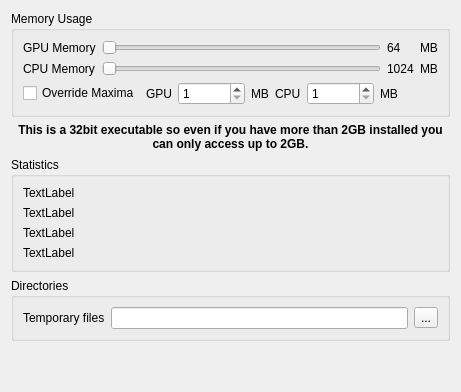
     <widget class="QWidget" name="tabMem">
      <attribute name="title">
       <string>Memory</string>
      </attribute>
      <layout class="QVBoxLayout" name="verticalLayout_2">
       <item>
        <widget class="QGroupBox" name="groupBoxMemUsage">
         <property name="title">
          <string>Memory Usage</string>
         </property>
         <layout class="QVBoxLayout" name="verticalLayout_11">
          <item>
           <widget class="QFrame" name="frame_11">
            <property name="frameShape">
             <enum>QFrame::NoFrame</enum>
            </property>
            <property name="frameShadow">
             <enum>QFrame::Raised</enum>
            </property>
            <property name="lineWidth">
             <number>0</number>
            </property>
            <layout class="QGridLayout" name="gridLayout_9">
             <property name="margin">
              <number>0</number>
             </property>
             <item row="0" column="0">
              <widget class="QLabel" name="label">
               <property name="sizePolicy">
                <sizepolicy hsizetype="Preferred" vsizetype="Preferred">
                 <horstretch>0</horstretch>
                 <verstretch>0</verstretch>
                </sizepolicy>
               </property>
               <property name="text">
                <string>GPU Memory</string>
               </property>
              </widget>
             </item>
             <item row="1" column="0">
              <widget class="QLabel" name="label_2">
               <property name="text">
                <string>CPU Memory</string>
               </property>
              </widget>
             </item>
             <item row="0" column="1">
              <widget class="QSlider" name="horizontalSlider_GPUMem">
               <property name="orientation">
                <enum>Qt::Horizontal</enum>
               </property>
              </widget>
             </item>
             <item row="1" column="1">
              <widget class="QSlider" name="horizontalSlider_CPUMem">
               <property name="orientation">
                <enum>Qt::Horizontal</enum>
               </property>
              </widget>
             </item>
             <item row="0" column="3">
              <widget class="QLabel" name="label_GPU_MB">
               <property name="text">
                <string>MB</string>
               </property>
              </widget>
             </item>
             <item row="0" column="2">
              <widget class="QLabel" name="label_GPUMem_Displ">
               <property name="layoutDirection">
                <enum>Qt::RightToLeft</enum>
               </property>
               <property name="text">
                <string>64</string>
               </property>
              </widget>
             </item>
             <item row="1" column="2">
              <widget class="QLabel" name="label_CPUMem_Displ">
               <property name="layoutDirection">
                <enum>Qt::RightToLeft</enum>
               </property>
               <property name="text">
                <string>1024</string>
               </property>
              </widget>
             </item>
             <item row="1" column="3">
              <widget class="QLabel" name="label_CPU_MB">
               <property name="text">
                <string>MB</string>
               </property>
              </widget>
             </item>
            </layout>
           </widget>
          </item>
          <item>
           <widget class="QFrame" name="frame_10">
            <property name="frameShape">
             <enum>QFrame::NoFrame</enum>
            </property>
            <property name="frameShadow">
             <enum>QFrame::Raised</enum>
            </property>
            <property name="lineWidth">
             <number>0</number>
            </property>
            <layout class="QHBoxLayout" name="horizontalLayout_13">
             <property name="margin">
              <number>0</number>
             </property>
             <item>
              <widget class="QCheckBox" name="checkBox_OverrideMax">
               <property name="text">
                <string>Override Maxima</string>
               </property>
              </widget>
             </item>
             <item>
              <widget class="QFrame" name="frame_ignoreMax">
               <property name="enabled">
                <bool>true</bool>
               </property>
               <property name="frameShape">
                <enum>QFrame::NoFrame</enum>
               </property>
               <property name="frameShadow">
                <enum>QFrame::Raised</enum>
               </property>
               <property name="lineWidth">
                <number>0</number>
               </property>
               <layout class="QHBoxLayout" name="horizontalLayout_14">
                <property name="margin">
                 <number>0</number>
                </property>
                <item>
                 <widget class="QLabel" name="label_GPUMax">
                  <property name="text">
                   <string>GPU</string>
                  </property>
                 </widget>
                </item>
                <item>
                 <widget class="QSpinBox" name="spinBox_GPUMax">
                  <property name="minimum">
                   <number>1</number>
                  </property>
                  <property name="maximum">
                   <number>999999</number>
                  </property>
                 </widget>
                </item>
                <item>
                 <widget class="QLabel" name="label_MB_1">
                  <property name="text">
                   <string>MB</string>
                  </property>
                 </widget>
                </item>
                <item>
                 <widget class="QLabel" name="label_CPUMax">
                  <property name="text">
                   <string>CPU</string>
                  </property>
                 </widget>
                </item>
                <item>
                 <widget class="QSpinBox" name="spinBox_CPUMax">
                  <property name="minimum">
                   <number>1</number>
                  </property>
                  <property name="maximum">
                   <number>999999</number>
                  </property>
                 </widget>
                </item>
                <item>
                 <widget class="QLabel" name="label_MB_2">
                  <property name="text">
                   <string>MB</string>
                  </property>
                 </widget>
                </item>
                <item>
                 <spacer name="horizontalSpacer">
                  <property name="orientation">
                   <enum>Qt::Horizontal</enum>
                  </property>
                  <property name="sizeHint" stdset="0">
                   <size>
                    <width>40</width>
                    <height>20</height>
                   </size>
                  </property>
                 </spacer>
                </item>
               </layout>
              </widget>
             </item>
            </layout>
           </widget>
          </item>
         </layout>
        </widget>
       </item>
       <item>
        <widget class="QLabel" name="label_Warning32Bit">
         <property name="font">
          <font>
           <weight>75</weight>
           <bold>true</bold>
          </font>
         </property>
         <property name="text">
          <string>This is a 32bit executable so even if you have more than 2GB installed you can only access up to 2GB.</string>
         </property>
         <property name="alignment">
          <set>Qt::AlignCenter</set>
         </property>
         <property name="wordWrap">
          <bool>true</bool>
         </property>
        </widget>
       </item>
       <item>
        <widget class="QGroupBox" name="groupBox">
         <property name="title">
          <string>Statistics</string>
         </property>
         <layout class="QVBoxLayout" name="verticalLayout_4">
          <item>
           <widget class="QLabel" name="label_CPUMem">
            <property name="text">
             <string>TextLabel</string>
            </property>
           </widget>
          </item>
          <item>
           <widget class="QLabel" name="label_GPUMem">
            <property name="text">
             <string>TextLabel</string>
            </property>
           </widget>
          </item>
          <item>
           <widget class="QLabel" name="label_NumProc">
            <property name="text">
             <string>TextLabel</string>
            </property>
           </widget>
          </item>
          <item>
           <widget class="QLabel" name="label_NumBits">
            <property name="text">
             <string>TextLabel</string>
            </property>
           </widget>
          </item>
         </layout>
        </widget>
       </item>
       <item>
        <widget class="QGroupBox" name="groupBox_11">
         <property name="title">
          <string>Directories</string>
         </property>
         <layout class="QGridLayout" name="gridLayout_7">
          <item row="0" column="1">
           <widget class="QLineEdit" name="lineEdit_TempDir">
            <property name="readOnly">
             <bool>true</bool>
            </property>
           </widget>
          </item>
          <item row="0" column="0">
           <widget class="QLabel" name="label_TempDir">
            <property name="text">
             <string>Temporary files</string>
            </property>
           </widget>
          </item>
          <item row="0" column="2">
           <widget class="QToolButton" name="toolButton_FindTempDir">
            <property name="text">
             <string>...</string>
            </property>
           </widget>
          </item>
         </layout>
        </widget>
       </item>
       <item>
        <spacer name="verticalSpacer_2">
         <property name="orientation">
          <enum>Qt::Vertical</enum>
         </property>
         <property name="sizeHint" stdset="0">
          <size>
           <width>20</width>
           <height>40</height>
          </size>
         </property>
        </spacer>
       </item>
      </layout>
     </widget>
